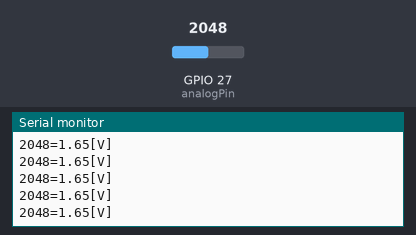
A sketch run on a simulated ESP32. On the bench: the last lines printed to the serial monitor. The test bench sets the inputs (shaded band); at power-on: GPIO 27 (analogPin) = 2048.

Above: at 1.2 s.
1.3 s: GPIO 27 (analogPin) set to 108
At 1.31 s:
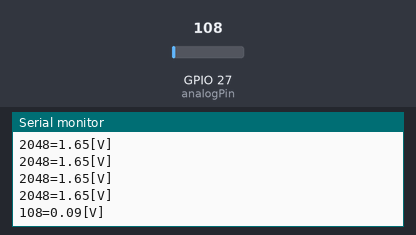
2.8 s: GPIO 27 (analogPin) set to 90
At 2.81 s:
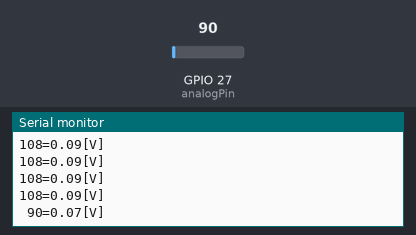

Measured:
- the behaviour switches between 100 and 99 on GPIO 27 (analogPin) (found by bisection; images 1 and 2)
- after the input at 1.3 s, the serial monitor: prints a new line at once (image 1)
- after the input at 2.8 s, the serial monitor: prints a new line at once (image 2)

The sketch:

kad11_CdS.ino
```cpp
const int analogPin = A17;

void setup(){
    Serial.begin(115200);
}

void loop(){
    int a = analogRead(analogPin);
    float b = a * 3.3 / 4095;

    Serial.printf("%3d=%3.2f[V]\n", a, b);
    delay(100);
}
```
